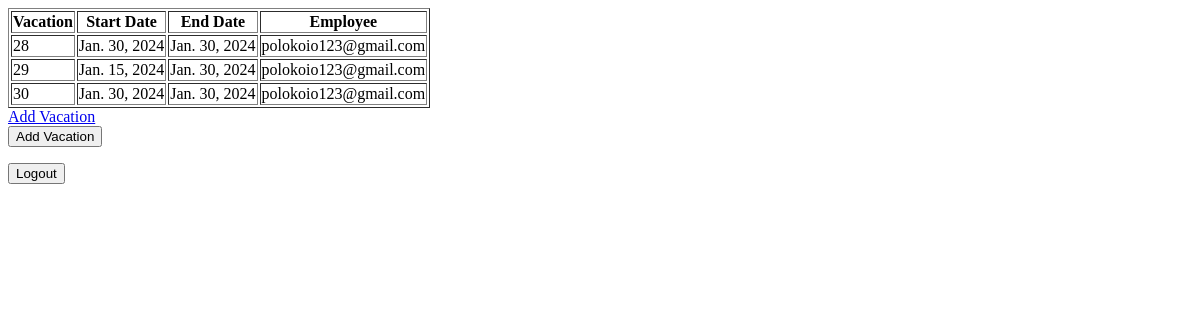
The page /vacations/ (signed in) on the database as committed earlier.
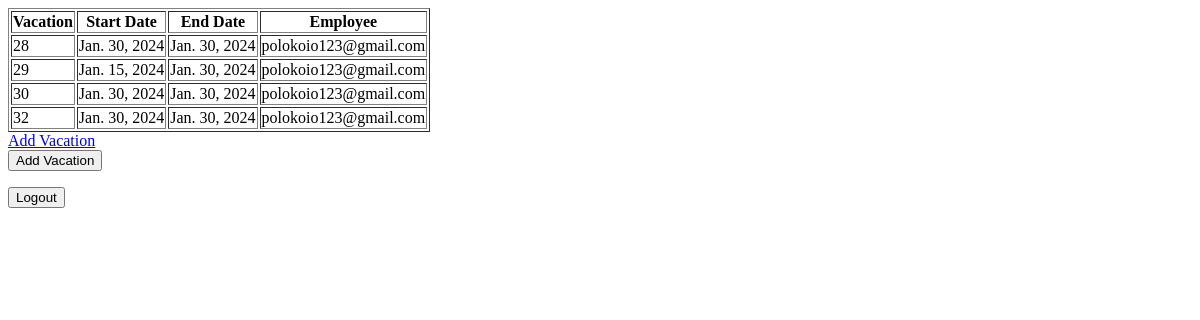
The same page on the database as committed later.
### DaysOffAccountant/vacations/models.py (models this page shows)
class Vacation(models.Model):
    user = models.ForeignKey(
            settings.AUTH_USER_MODEL,
            on_delete=models.CASCADE,
        )
    start_date = models.DateField()
    end_date = models.DateField()
    id = models.AutoField(primary_key=True)

### DaysOffAccountant/users/models.py (models this page shows, shortened)
class User(AbstractBaseUser, PermissionsMixin):
    email = models.EmailField(verbose_name='email address', max_length=255, unique=True)
    is_staff = models.BooleanField(default=False)
    objects = UserManager()
    USERNAME_FIELD = 'email'
    REQUIRED_FIELDS = []
    def __str__(self):
        return self.email

### DaysOffAccountant/vacations/views.py (the view)
# urls.py: path("", VacationListView.as_view(), name='vacations'),
class VacationListView(LoginRequiredMixin, ListView):
    model = Vacation
    template_name = 'vacations/overview.html'
    def get_queryset(self):
        return Vacation.objects.filter(user=self.request.user.id)
    def get_context_data(self, **kwargs):
        context = super().get_context_data(**kwargs)
        context['vacations'] = self.get_queryset()
        return context

### DaysOffAccountant/vacations/templates/vacations/overview.html (shortened to what this page needs)
<html>
<head>
</head>
<body>
<table border="1">
    <tr>
        <th>Vacation</th>
        <th>Start Date</th>
        <th>End Date</th>
        <th>Employee</th>
    </tr>
    {% for vacation in vacations %}
    <tr>
        <td>{{ vacation.id }}</td>
        <td>{{ vacation.start_date }}</td>
        <td>{{ vacation.end_date }}</td>
        <td>{{ vacation.user }}</td>
    </tr>
    {% endfor %}
</table>
<a href="{% url 'add-vacation' %}" class="btn btn-primary">Add Vacation</a>
<form action="{% url 'add-vacation' %}">
    <button type="submit">Add Vacation</button>
</form>
<form method="post" action="{% url 'logout' %}">
    <button type="submit">Logout</button>
</form></body>
</html>

Rows that differ between the two databases and show on the page:
added Vacation: id "32", start_date "Jan. 30, 2024", end_date "Jan. 30, 2024", user "polokoio123@gmail.com"
